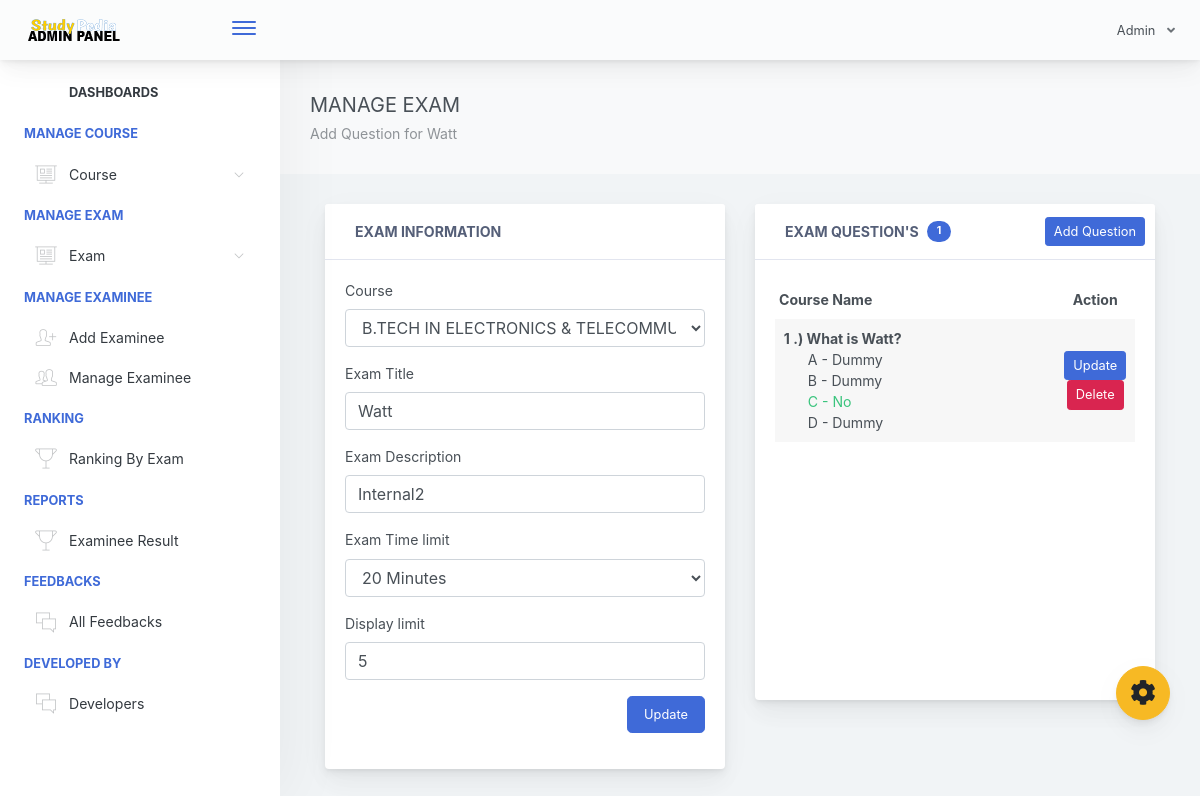
/adminpanel/admin/manage-exam.php?id=28 (signed in), run on the app's committed database.
### tables this page shows
CREATE TABLE `exam_tbl` (
  `ex_id` int(11) NOT NULL,
  `cou_id` int(11) NOT NULL,
  `ex_title` varchar(1000) NOT NULL,
  `ex_time_limit` varchar(1000) NOT NULL,
  `ex_questlimit_display` int(11) NOT NULL,
  `ex_description` varchar(1000) NOT NULL,
  `ex_created` timestamp NOT NULL DEFAULT current_timestamp() ON UPDATE current_timestamp()
);

CREATE TABLE `course_tbl` (
  `cou_id` int(11) NOT NULL,
  `cou_name` varchar(1000) NOT NULL,
  `cou_created` timestamp NOT NULL DEFAULT current_timestamp() ON UPDATE current_timestamp()
);

CREATE TABLE `exam_question_tbl` (
  `eqt_id` int(11) NOT NULL,
  `exam_id` int(11) NOT NULL,
  `exam_question` varchar(1000) NOT NULL,
  `exam_ch1` varchar(1000) NOT NULL,
  `exam_ch2` varchar(1000) NOT NULL,
  `exam_ch3` varchar(1000) NOT NULL,
  `exam_ch4` varchar(1000) NOT NULL,
  `exam_answer` varchar(1000) NOT NULL,
  `exam_status` varchar(1000) NOT NULL DEFAULT 'active'
);

### adminpanel/admin/manage-exam.php (the view, shortened to what this page needs)
<?php include("includes/header.php"); ?>
<?php include("includes/ui-theme.php"); ?>
<div class="app-main">
<?php include("includes/sidebar.php"); ?>
<?php
   $exId = $_GET['id'];
   $selExam = $conn->query("SELECT * FROM exam_tbl WHERE ex_id='$exId' ");
   $selExamRow = $selExam->fetch(PDO::FETCH_ASSOC);
   $courseId = $selExamRow['cou_id'];
   $selCourse = $conn->query("SELECT cou_name as courseName FROM course_tbl WHERE cou_id='$courseId' ")->fetch(PDO::FETCH_ASSOC);
 ?>
<div class="app-main__outer">
        <div class="app-main__inner">
            <div class="app-page-title">
                <div class="page-title-wrapper">
                     <div class="page-title-heading">
                        <div> MANAGE EXAM
                            <div class="page-title-subheading">
                              Add Question for <?php echo $selExamRow['ex_title']; ?>
                            </div>
                        </div>
                    </div>
                </div>
            </div>
            <div class="col-md-12">
            <div id="refreshData">
            <div class="row">
                  <div class="col-md-6">
                      <div class="main-card mb-3 card">
                          <div class="card-header">
                            <i class="header-icon lnr-license icon-gradient bg-plum-plate"> </i>Exam Information
                          </div>
                          <div class="card-body">
                           <form method="post" id="updateExamFrm">
                               <div class="form-group">
                                <label>Course</label>
                                <select class="form-control" name="courseId" required="">
                                  <option value="<?php echo $selExamRow['cou_id']; ?>"><?php echo $selCourse['courseName']; ?></option>
                                </select>
                              </div>
                              <div class="form-group">
                                <label>Exam Title</label>
                                <input type="" name="examTitle" class="form-control" required="" value="<?php echo $selExamRow['ex_title']; ?>">
                              </div>
                              <div class="form-group">
                                <label>Exam Description</label>
                                <input type="" name="examDesc" class="form-control" required="" value="<?php echo $selExamRow['ex_description']; ?>">
                              </div>
                              <div class="form-group">
                                <label>Exam Time limit</label>
                                <select class="form-control" name="examLimit" required="">
                                  <option value="<?php echo $selExamRow['ex_time_limit']; ?>"><?php echo $selExamRow['ex_time_limit']; ?> Minutes</option>
                                </select>
                              </div>
                              <div class="form-group">
                                <label>Display limit</label>
                                <input type="number" name="examQuestDipLimit" class="form-control" value="<?php echo $selExamRow['ex_questlimit_display']; ?>">
                              </div>
                              <div class="form-group" align="right">
                                <button type="submit" class="btn btn-primary btn-lg">Update</button>
                              </div>
                           </form>
                          </div>
                      </div>
                  </div>
                  <div class="col-md-6">
                    <?php
                        $selQuest = $conn->query("SELECT * FROM exam_question_tbl WHERE exam_id='$exId' ORDER BY eqt_id desc");
                    ?>
                     <div class="main-card mb-3 card">
                          <div class="card-header"><i class="header-icon lnr-license icon-gradient bg-plum-plate"> </i>Exam Question's
                            <span class="badge badge-pill badge-primary ml-2">
                              <?php echo $selQuest->rowCount(); ?>
                            </span>
                             <div class="btn-actions-pane-right">
                                <button class="btn btn-sm btn-primary " data-toggle="modal" data-target="#modalForAddQuestion">Add Question</button>
                              </div>
                          </div>
                          <div class="card-body" >
                            <div class="scroll-area-sm" style="min-height: 400px;">
                               <div class="scrollbar-container">
                            <?php
                               if($selQuest->rowCount() > 0)
                               {  ?>
                                 <div class="table-responsive">
                                    <table class="align-middle mb-0 table table-borderless table-striped table-hover" id="tableList">
                                        <thead>
                                        <tr>
                                            <th class="text-left pl-1">Course Name</th>
                                            <th class="text-center" width="20%">Action</th>
                                        </tr>
                                        </thead>
                                        <tbody>
                                          <?php
                                            if($selQuest->rowCount() > 0)
                                            {
                                               $i = 1;
                                               while ($selQuestionRow = $selQuest->fetch(PDO::FETCH_ASSOC)) { ?>
                                                <tr>
                                                        <td >
                                                            <b><?php echo $i++ ; ?> .) <?php echo $selQuestionRow['exam_question']; ?></b><br>
                                                            <?php
                                                              if($selQuestionRow['exam_ch1'] == $selQuestionRow['exam_answer'])
                                                              { ?>
                                                                <span class="pl-4 text-success">A - <?php echo  $selQuestionRow['exam_ch1']; ?></span><br>
                                                              <?php }
                                                              else
                                                              { ?>
                                                                <span class="pl-4">A - <?php echo $selQuestionRow['exam_ch1']; ?></span><br>
                                                              <?php }
                                                              if($selQuestionRow['exam_ch2'] == $selQuestionRow['exam_answer'])
                                                              { ?>
                                                                <span class="pl-4 text-success">B - <?php echo $selQuestionRow['exam_ch2']; ?></span><br>
                                                              <?php }
                                                              else
                                                              { ?>
                                                                <span class="pl-4">B - <?php echo $selQuestionRow['exam_ch2']; ?></span><br>
                                                              <?php }
                                                              if($selQuestionRow['exam_ch3'] == $selQuestionRow['exam_answer'])
                                                              { ?>
                                                                <span class="pl-4 text-success">C - <?php echo $selQuestionRow['exam_ch3']; ?></span><br>
                                                              <?php }
                                                              else
                                                              { ?>
                                                                <span class="pl-4">C - <?php echo $selQuestionRow['exam_ch3']; ?></span><br>
                                                              <?php }
                                                              if($selQuestionRow['exam_ch4'] == $selQuestionRow['exam_answer'])
                                                              { ?>
                                                                <span class="pl-4 text-success">D - <?php echo $selQuestionRow['exam_ch4']; ?></span><br>
                                                              <?php }
                                                              else
                                                              { ?>
                                                                <span class="pl-4">D - <?php echo $selQuestionRow['exam_ch4']; ?></span><br>
                                                              <?php }
                                                             ?>
                                                        </td>
                                                        <td class="text-center">
                                                         <a rel="facebox" href="facebox_modal/updateQuestion.php?id=<?php echo $selQuestionRow['eqt_id']; ?>" class="btn btn-sm btn-primary">Update</a>
                                                         <button type="button" id="deleteQuestion" data-id='<?php echo $selQuestionRow['eqt_id']; ?>'  class="btn btn-danger btn-sm">Delete</button>
                                                        </td>
                                                    </tr>
                                               <?php }
                                            }
                                           ?>
                                        </tbody>
                                    </table>
                                </div>
                               <?php }
                               else
                               { ?>
                                  <h4 class="text-primary">No question found...</h4>
                                 <?php
                               }
                             ?>
                               </div>
                            </div>
                          </div>
                      </div>
                  </div>
              </div>
            </div>
            </div>
            </div>
<?php include("includes/footer.php"); ?>

### data on the page
exam_tbl: ex_title "Watt", examTitle "Watt", examDesc "Internal2", examLimit "20 Minutes", examQuestDipLimit "5"
course_tbl: courseId "B.TECH IN ELECTRONICS & TELECOMMUNICATION ENGINEERING"
exam_question_tbl: exam_question "What is Watt?", exam_ch1 "Dummy", exam_ch2 "Dummy", exam_ch3 "No", exam_ch4 "Dummy"

### other printed values
$selQuest->rowCount() "1"
